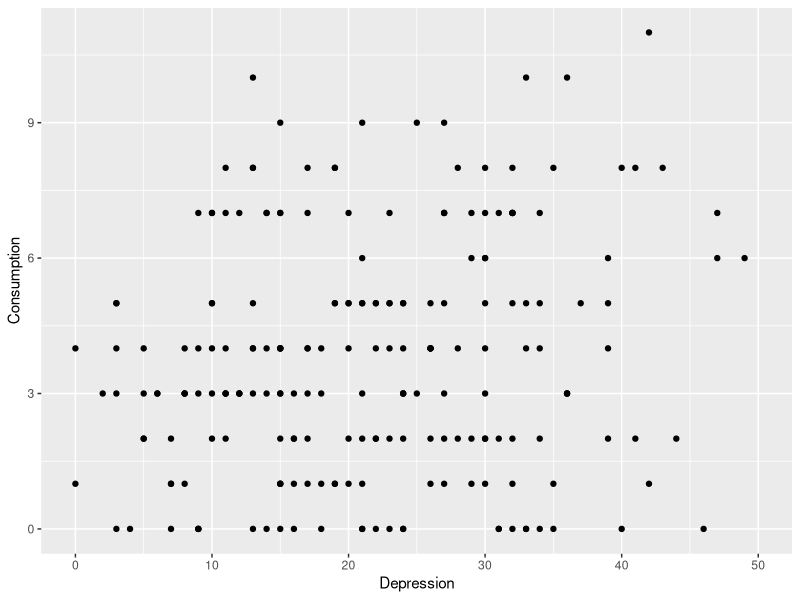
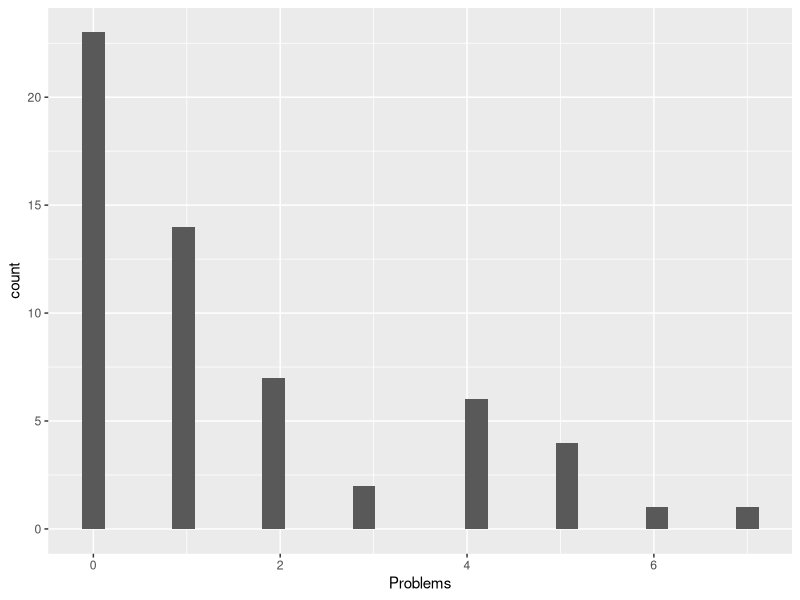
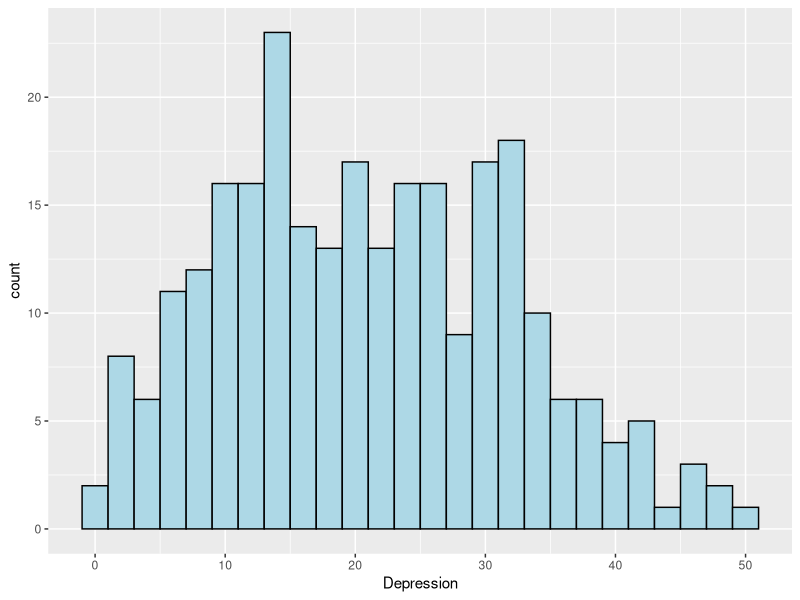
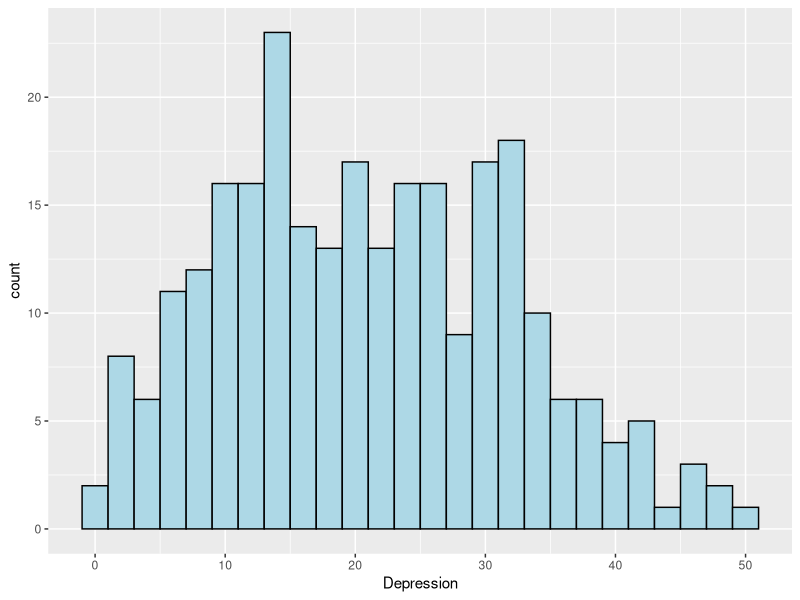
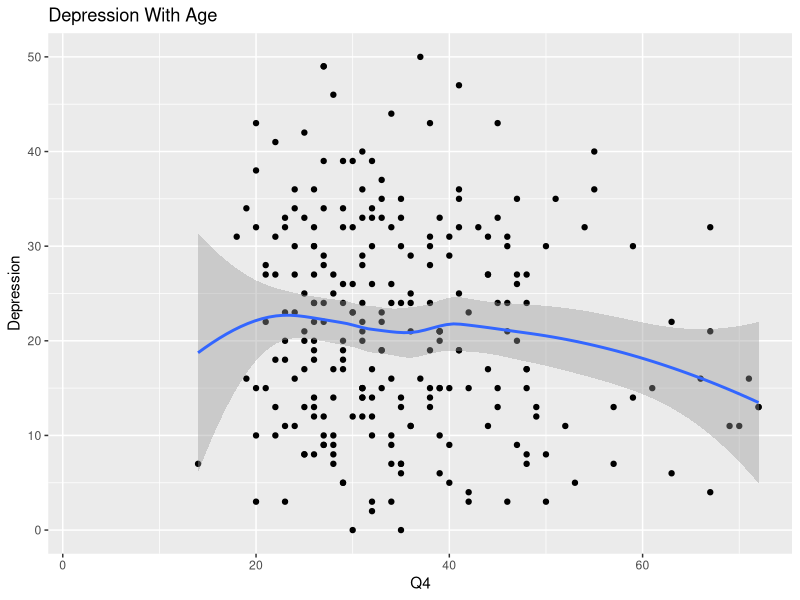
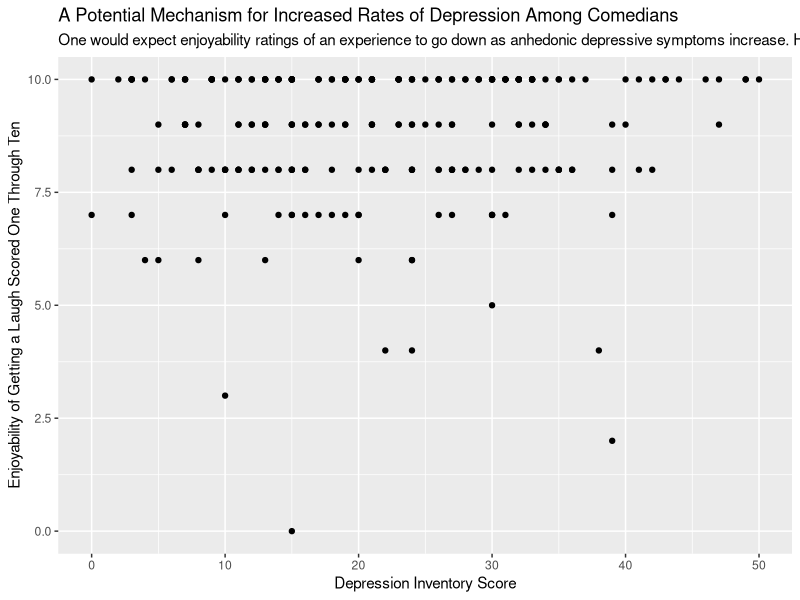

Reproduce these figures in R, in order.
## ---- chunk 1
knitr::opts_chunk$set(echo = FALSE, warning = FALSE, message = FALSE)

## This rmd file was used to draft model formats for graphs and descriptive
## statistics for each mental health questionnaire. Only drafted depression and
## hypomania histograms, then moved over to creating all histograms in shiny app. Did the
## same for mean and standard deviation. Also commented interactive model code
## for alcoholism analysis.


# Loaded in necessary libraries.
library(dplyr)
library(tidyverse)

# Read in df. Had to convert age from character to numeric.
updf <- read_csv("updf.csv") %>%
    mutate(Q4 = as.numeric(Q4))

# male and female datasets. 
female <- updf %>%
  filter(Q5 == 2)

male <- updf %>%
  filter(Q5 == 1)

# 4 datasets based on career income from comedy.
hobbyist <- updf %>%
  filter(Q7 == 1)

pursuit <- updf %>%
  filter(Q7 == 2)

professional <- updf %>%
  filter(Q7 == 3)

mixedinc <- updf %>%
  filter(Q7 == 4)

updf %>%
  filter(Q14_1 == 1) %>%
  filter(Q14_2 == 1) %>%
  filter(!is.na(Depression)) %>%
  summarize(mean(Depression))
#correlate with alcoholism scores


# If we look at this graph of depression versus alcohol consumption, we don't see much of a correlation. This could be because a large number of comedians have decided to go sober.
ggplot(updf, aes(x = Depression, y = Consumption)) + geom_point()


# From these statistics we can see that the comedy environment can enable alcoholism.
updf %>%
  filter(Q19 == 1) %>%
#  filter(!is.na(Problems)) %>%
  ggplot(aes(x = Problems)) + geom_histogram()
## ---- chunk 2
# Model histogram for depression, when in shiny app will replace "updf" with
# reactive dataframe. Used this histogram structure for all other mental illness scales, 
# just replaced 'Depression' with relevant variable name.
ggplot(updf, aes(x = Depression)) + 
       geom_histogram(binwidth = 2, color = "black", fill = "light blue")

# Model descriptive statistics for Depression. Used this for each questionnaire dataset.
updf %>%
  filter(!is.na(Depression)) %>%
  summarize(mean(Depression), sd(Depression))
## ---- chunk 3
# Model histogram for hypomania, when in shiny app will replace updf with
# reactive dataframe.
ggplot(updf, aes(x = Depression)) + 
       geom_histogram(binwidth = 2, color = "black", fill = "light blue")

updf %>%
  filter(!is.na(Hypomanic)) %>%
  summarize(mean(Hypomanic), sd(Hypomanic))
## ---- chunk 4

# Some people think depression is only prevalent among professionals, but it's clear this exists among amateurs as well. Does not correlate with age.
ggplot(updf, aes(x = Q4, y = Depression)) + geom_point() +
  geom_smooth() + 
  ggtitle("Depression With Age")

## ---- chunk 5
# dataset for psychosis
olife <- updf %>%
  select(Q4, Q5, Q7, OLA, OCogDis, IntAnh, NonConf, OLifeT) %>%
  filter(!is.na(OLifeT))

## ---- chunk 6



# dataset for alcoholism
alc <- updf %>%
  select(Q4, Q5, Q7, Consumption, Dependance, Problems, AUDITtot) %>%
  filter(!is.na(AUDITtot))



updf %>%
  filter(Dependance >= 4) %>%
  count()

updf %>%
  filter(Dependance < 4) %>%
  count()

updf %>%
  filter(Problems > 0) %>%
  count()

updf %>%
  filter(Problems == 0) %>%
  count()

updf %>%
  count(Q7)

#count(subset(datasetInput(), Dependance >= 4))
#count(subset(datasetInput(), Dependance < 4))

#count(subset(datasetInput(), Problems > 0))
#count(subset(datasetInput(), Problems == 0))

## ---- chunk 7
#enjoyability of getting a laugh vs depression inventory scores among performers.
updf %>%
  filter(Q17 < 4) %>%
  ggplot(aes(x = Depression, y = Q16_1)) + 
  geom_point() +
  labs(title = "A Potential Mechanism for Increased Rates of Depression Among Comedians",
       x = "Depression Inventory Score", 
       y = "Enjoyability of Getting a Laugh Scored One Through Ten",
       subtitle = "One would expect enjoyability ratings of an experience to go down as anhedonic depressive symptoms increase. However, as depressive symptoms increase, comedians continue to rate getting a laugh as being 'euphoric'")
